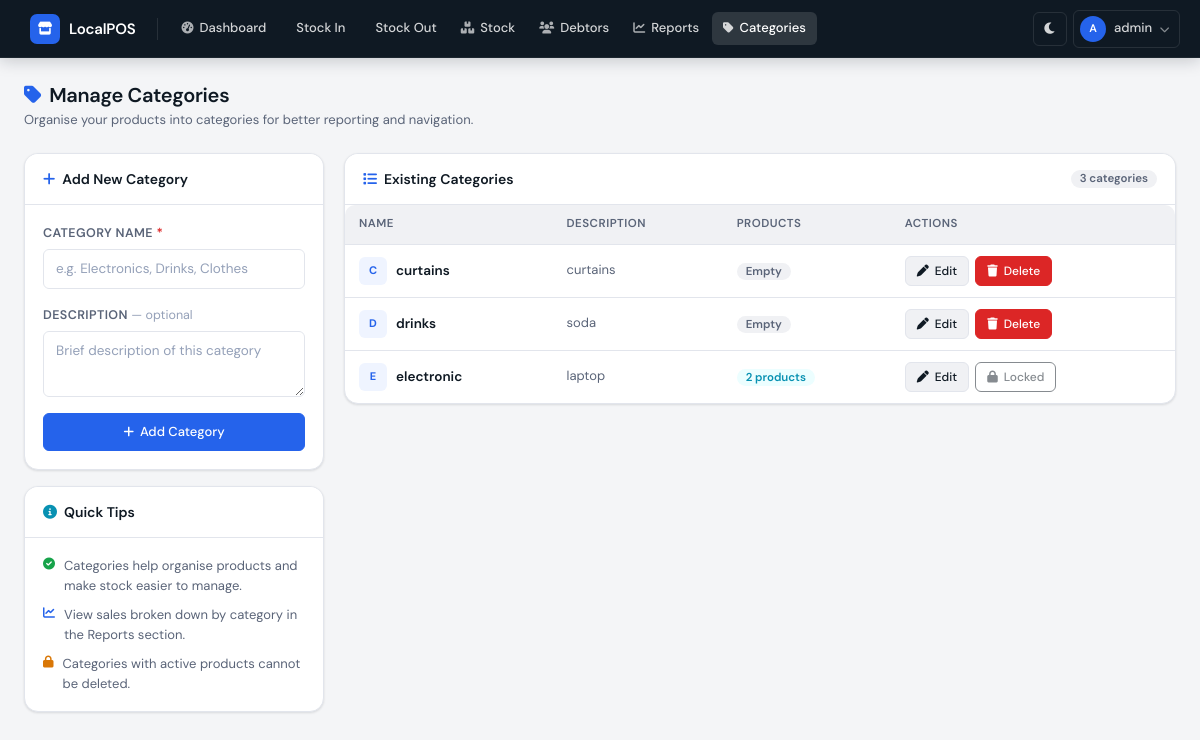
Page /categories/ (signed in) on the earlier database version.
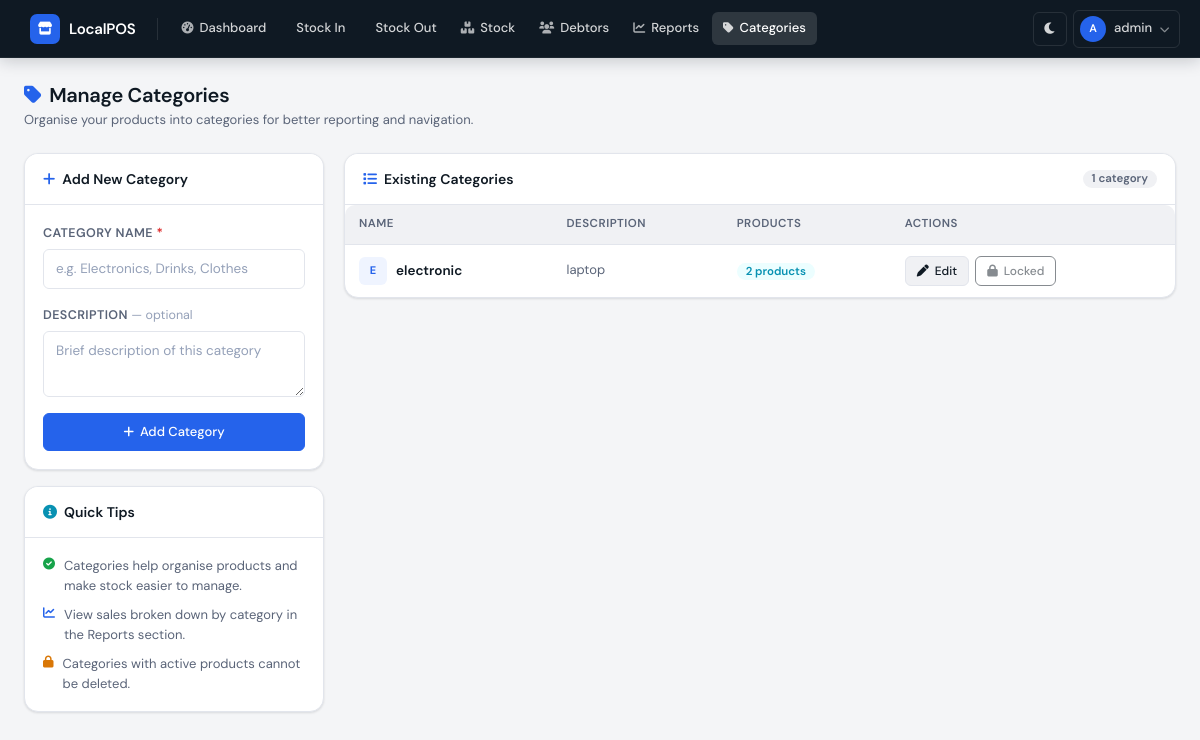
Same page on the later database version.
### database/models.py (models this page shows)
class User(UserMixin, db.Model):
    __tablename__ = 'users'
    id = db.Column(db.Integer, primary_key=True)
    username = db.Column(db.String(80), unique=True, nullable=False)
    password_hash = db.Column(db.String(200), nullable=False)
    full_name = db.Column(db.String(100), nullable=False)
    is_active = db.Column(db.Boolean, default=True)
    created_at = db.Column(db.DateTime, default=datetime.utcnow)
    stock_entries = db.relationship('StockEntry', backref='user', lazy=True)
    sales = db.relationship('Sale', backref='user', lazy=True)
    payments = db.relationship('Payment', backref='user', lazy=True)

class Category(db.Model):
    __tablename__ = 'categories'
    id = db.Column(db.Integer, primary_key=True)
    name = db.Column(db.String(100), unique=True, nullable=False)
    description = db.Column(db.String(200))
    created_at = db.Column(db.DateTime, default=datetime.utcnow)
    products = db.relationship('Product', backref='category', lazy=True)

### routes/categories.py (the view)
@categories_bp.route('/')
@login_required
def manage_categories():
    categories = Category.query.order_by(Category.name).all()
    for cat in categories:
        cat.product_count = Product.query.filter_by(category_id=cat.id).count()
    return render_template('categories.html', categories=categories)

### app.py (called while the page is built)
@login_manager.user_loader
def load_user(user_id):
    return User.query.get(int(user_id))

### templates/categories.html (shortened to what this page needs)
{% extends "base.html" %}
{% block content %}
<div class="page-header">
    <div>
        <div class="page-title"><i class="fas fa-tag" style="color:var(--accent); margin-right:8px;"></i>Manage Categories</div>
        <div class="page-subtitle">Organise your products into categories for better reporting and navigation.</div>
    </div>
</div>
<div class="categories-layout">
    <div class="sidebar-stack">
        <div class="card">
            <div class="card-header">
                <span class="card-header-title"><i class="fas fa-plus" style="color:var(--accent); margin-right:7px;"></i>Add New Category</span>
            </div>
            <div class="card-body">
                <form method="POST" action="{{ url_for('categories.add_category') }}">
                    <div class="form-group">
                        <label class="form-label" for="name">Category Name <span style="color:var(--danger);">*</span></label>
                        <input type="text" class="form-control" id="name" name="name" required
                               placeholder="e.g. Electronics, Drinks, Clothes">
                    </div>
                    <div class="form-group">
                        <label class="form-label" for="description">Description <span style="color:var(--text-muted); font-weight:400; text-transform:none; letter-spacing:0;">— optional</span></label>
                        <textarea class="form-control" id="description" name="description" rows="2"
                                  placeholder="Brief description of this category"
                                  style="resize:vertical; min-height:66px;"></textarea>
                    </div>
                    <button type="submit" class="btn btn-primary" style="width:100%; justify-content:center;">
                        <i class="fas fa-plus"></i> Add Category
                    </button>
                </form>
            </div>
        </div>
        <div class="card">
            <div class="card-header">
                <span class="card-header-title"><i class="fas fa-circle-info" style="color:var(--info); margin-right:7px;"></i>Quick Tips</span>
            </div>
            <div class="card-body">
                <div class="tips-list">
                    <div class="tip-item">
                        <i class="fas fa-circle-check" style="color:var(--success);"></i>
                        Categories help organise products and make stock easier to manage.
                    </div>
                    <div class="tip-item">
                        <i class="fas fa-chart-line" style="color:var(--accent);"></i>
                        View sales broken down by category in the Reports section.
                    </div>
                    <div class="tip-item">
                        <i class="fas fa-lock" style="color:var(--warning);"></i>
                        Categories with active products cannot be deleted.
                    </div>
                </div>
            </div>
        </div>
    </div>
    <div class="card">
        <div class="card-header">
            <span class="card-header-title"><i class="fas fa-list" style="color:var(--accent); margin-right:7px;"></i>Existing Categories</span>
            {% if categories %}
            <span class="badge badge-neutral">{{ categories|length }} categor{{ 'ies' if categories|length != 1 else 'y' }}</span>
            {% endif %}
        </div>
        {% if categories %}
        <div class="table-wrapper">
            <table>
                <thead>
                    <tr>
                        <th>Name</th>
                        <th>Description</th>
                        <th>Products</th>
                        <th>Actions</th>
                    </tr>
                </thead>
                <tbody>
                    {% for cat in categories %}
                    <tr>
                        <td>
                            <div class="cat-name-cell">
                                <span class="cat-initial">{{ cat.name[0] }}</span>
                                <span class="cat-name-text">{{ cat.name }}</span>
                            </div>
                        </td>
                        <td class="desc-cell" title="{{ cat.description or '' }}">
                            {{ cat.description or '—' }}
                        </td>
                        <td>
                            {% if cat.product_count > 0 %}
                                <span class="badge badge-info">{{ cat.product_count }} product{{ 's' if cat.product_count != 1 else '' }}</span>
                            {% else %}
                                <span class="badge badge-neutral">Empty</span>
                            {% endif %}
                        </td>
                        <td>
                            <div class="action-group">
                                <button class="btn btn-secondary btn-sm"
                                        onclick="openEditModal({{ cat.id }}, '{{ cat.name|replace("'", "\\'") }}', '{{ (cat.description or '')|replace("'", "\\'") }}')">
                                    <i class="fas fa-pen"></i> Edit
                                </button>
                                {% if cat.product_count == 0 %}
                                <a href="{{ url_for('categories.delete_category', category_id=cat.id) }}"
                                   class="btn btn-danger btn-sm"
                                   onclick="return confirm('Delete \'{{ cat.name }}\'? This cannot be undone.')">
                                    <i class="fas fa-trash"></i> Delete
                                </a>
                                {% else %}
                                <button class="btn btn-ghost btn-sm" disabled
                                        title="Cannot delete: category has products"
                                        style="cursor:not-allowed; opacity:0.5;">
                                    <i class="fas fa-lock"></i> Locked
                                </button>
                                {% endif %}
                            </div>
                        </td>
                    </tr>
                    {% endfor %}
                </tbody>
            </table>
        </div>
        {% else %}
        <div class="empty-state">
            <i class="fas fa-tag"></i>
            <p>No categories yet. Use the form to add your first one.</p>
        </div>
        {% endif %}
    </div>
</div>
{% endblock %}

### templates/base.html (shortened to what this page needs)
<!DOCTYPE html>
<html lang="en" data-theme="light">
<head>
    <link rel="stylesheet" href="{{ url_for('static', filename='css/bootstrap.min.css') }}">
    <link rel="stylesheet" href="https://cdnjs.cloudflare.com/ajax/libs/font-awesome/6.0.0/css/all.min.css">
    <link rel="stylesheet" href="{{ url_for('static', filename='css/custom.css') }}">
</head>
<body>
{% if current_user.is_authenticated %}
    <header class="topbar">
        <a class="topbar-brand" href="{{ url_for('dashboard.dashboard_home') }}">
            <span class="brand-icon"><i class="fas fa-store"></i></span>
            LocalPOS
        </a>
        <nav class="topbar-nav" aria-label="Main navigation">
            <a class="nav-link-item" href="{{ url_for('dashboard.dashboard_home') }}">
                <i class="fas fa-gauge-high"></i> Dashboard
            </a>
            <a class="nav-link-item" href="{{ url_for('stock_in.stock_in_page') }}">
                 Stock In
            </a>
            <a class="nav-link-item" href="{{ url_for('stock_out.stock_out_page') }}">
                 Stock Out
            </a>
            <a class="nav-link-item" href="{{ url_for('stock_management.stock_list') }}">
                <i class="fas fa-boxes-stacked"></i> Stock
            </a>
            <a class="nav-link-item" href="{{ url_for('debtors.debtors_list') }}">
                <i class="fas fa-users"></i> Debtors
            </a>
            <a class="nav-link-item" href="{{ url_for('reports.reports_page') }}">
                <i class="fas fa-chart-line"></i> Reports
            </a>
            <a class="nav-link-item" href="{{ url_for('categories.manage_categories') }}">
                <i class="fas fa-tag"></i> Categories
            </a>
        </nav>
        <div class="topbar-actions">
            <button class="theme-toggle" id="themeToggle" aria-label="Toggle theme" title="Toggle dark/light mode">
                <i class="fas fa-moon" id="themeIcon"></i>
            </button>
            <div class="dropdown-wrapper">
                <button class="user-btn" id="userMenuBtn" aria-haspopup="true" aria-expanded="false">
                    <span class="user-avatar" id="userAvatar">
                        {{ current_user.username[0]|upper }}
                    </span>
                    <span class="d-none d-sm-inline">{{ current_user.username }}</span>
                    <i class="fas fa-chevron-down" style="font-size:10px; opacity:0.6;"></i>
                </button>
            </div>
        </div>
    </header>
{% endif %}
    <main class="page-wrapper">
        {% block content %}{% endblock %}
    </main>
</body>
</html>

### templates/categories.html (style rules this page uses)
.categories-layout { display: grid; grid-template-columns: 300px 1fr; gap: 20px; align-items: start; }
.sidebar-stack { display: flex; flex-direction: column; gap: 16px; }
.tips-list { display: flex; flex-direction: column; gap: 10px; }
.tip-item { display: flex; align-items: flex-start; gap: 9px; font-size: 13px; color: var(--text-secondary); line-height: 1.5; }
.tip-item i { margin-top: 2px; font-size: 12px; flex-shrink: 0; }
.cat-name-cell { display: flex; align-items: center; gap: 9px; }
.cat-initial { width: 28px; height: 28px; background: var(--accent-soft); color: var(--accent); border-radius: var(--radius-sm); display: flex; align-items: center; justify-content: center; font-size: 11px; font-weight: 700; flex-shrink: 0; text-transform: uppercase; }
.cat-name-text { font-size: 13.5px; font-weight: 600; color: var(--text-primary); }
.desc-cell { font-size: 13px; color: var(--text-secondary); max-width: 220px; white-space: nowrap; overflow: hidden; text-overflow: ellipsis; }
.action-group { display: flex; align-items: center; gap: 6px; }

Differences in the rows shown:
removed Category: name "C", name "curtains", description "curtains", shows "Empty"
removed Category: name "D", name "drinks", description "soda", shows "Empty"
Other differences:
{{ categories|length }}: "3" → "1"
{{ 'ies' if categories|length != 1 else 'y' }}: "ies" → "y"
